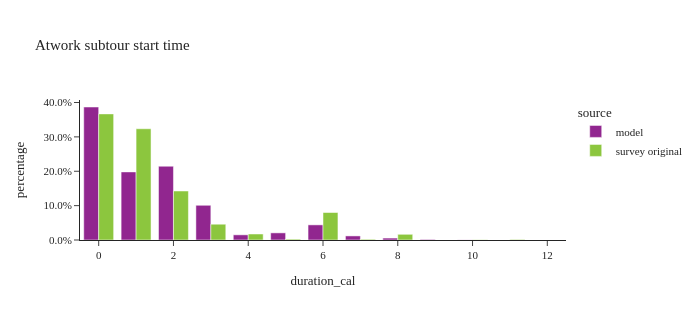

Notebook code cell kept with this figure:
### Markdown cell above
## atwork subtours duration

### Code cell
util.plot_share_barchart(atwork_subtour, 'tour_weight', 'duration_cal', height=320,title="Atwork subtour start time")

### Figure 1 — Plotly figure (JSON) as saved in the notebook; plotly's stock layout.template omitted (floating-point values rounded to 4 significant figures)
{"data": [{"alignmentgroup": "True", "customdata": [[88140.0, 88140.0], [45130.0, 45130.0], [48890.0, 48890.0], [23010.0, 23010.0], [3428.0, 3428.0], [4722.0, 4722.0], [10020.0, 10020.0], [2702.0, 2702.0], [1279.0, 1279.0], [376.0, 376.0], [88.0, 88.0], [6.0, 6.0], [1.0, 1.0]], "hovertemplate": "source=model<br>duration_cal=%{x}<br>percentage=%{y}<br>weighted_sum=%{customdata[0]}<br>sample_size=%{customdata[1]}<extra></extra>", "legendgroup": "model", "marker": {"color": "#91268F", "pattern": {"shape": ""}}, "name": "model", "offsetgroup": "model", "orientation": "v", "showlegend": true, "textposition": "auto", "type": "bar", "x": [0.0, 1.0, 2.0, 3.0, 4.0, 5.0, 6.0, 7.0, 8.0, 9.0, 10.0, 11.0, 12.0], "xaxis": "x", "y": [0.3869, 0.1981, 0.2146, 0.101, 0.01505, 0.02073, 0.044, 0.01186, 0.005615, 0.001651, 0.0003863, 2.634e-05, 4.39e-06], "yaxis": "y"}, {"alignmentgroup": "True", "customdata": [[51580.0, 120.0], [45500.0, 133.0], [20040.0, 45.0], [6459.0, 15.0], [2460.0, 13.0], [351.6, 4.0], [11240.0, 4.0], [293.3, 2.0], [2332.0, 2.0], [101.7, 1.0], [230.3, 1.0]], "hovertemplate": "source=survey original<br>duration_cal=%{x}<br>percentage=%{y}<br>weighted_sum=%{customdata[0]}<br>sample_size=%{customdata[1]}<extra></extra>", "legendgroup": "survey original", "marker": {"color": "#8CC63E", "pattern": {"shape": ""}}, "name": "survey original", "offsetgroup": "survey original", "orientation": "v", "showlegend": true, "textposition": "auto", "type": "bar", "x": [0.0, 1.0, 2.0, 3.0, 4.0, 5.0, 6.0, 7.0, 8.0, 10.0, 11.0], "xaxis": "x", "y": [0.3669, 0.3236, 0.1426, 0.04594, 0.0175, 0.002501, 0.07998, 0.002086, 0.01659, 0.0007237, 0.001638], "yaxis": "y"}], "layout": {"barmode": "group", "height": 320, "legend": {"title": {"text": "source"}, "tracegroupgap": 0}, "title": {"text": "Atwork subtour start time"}, "width": 700, "xaxis": {"anchor": "y", "domain": [0.0, 1.0], "title": {"text": "duration_cal"}}, "yaxis": {"anchor": "x", "domain": [0.0, 1.0], "tickformat": ".1%", "title": {"text": "percentage"}}}}
